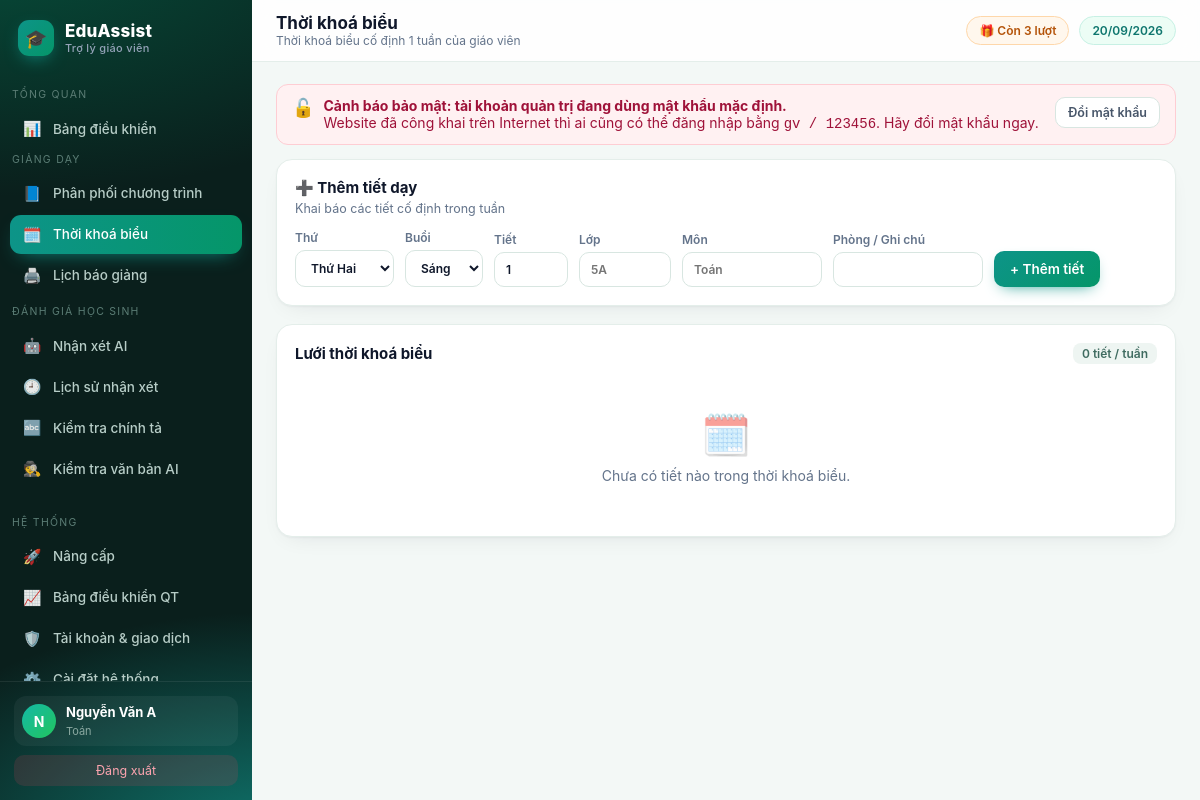
/tkb (signed in), run on the app's committed database.
### tables this page shows
CREATE TABLE teacher(
  id INTEGER PRIMARY KEY AUTOINCREMENT,
  username TEXT UNIQUE NOT NULL,
  password TEXT NOT NULL,
  fullname TEXT,
  school TEXT,
  subject TEXT,
  role TEXT DEFAULT 'teacher',
  email TEXT,
  phone TEXT,                      -- so dien thoai nhan tin nhan ma kich hoat
  google_sub TEXT,
  avatar TEXT,
  used INTEGER DEFAULT 0,          -- so luot da dung
  bought INTEGER DEFAULT 0,        -- so luot mua them (goi le 10k)
  expires TEXT,                    -- han su dung goi tra phi (ISO date)
  created TEXT
);

### app/core.py (the view, shortened to what this page needs)
@bp.route("/tkb", methods=["GET", "POST"])
@login_required
def tkb():
    db, uid = get_db(), session["uid"]
    rows = db.execute("SELECT * FROM tkb WHERE teacher_id=? ORDER BY thu, buoi DESC, tiet", (uid,)).fetchall()
    grid = {}
    for r in rows:
        grid.setdefault((r["buoi"], r["tiet"]), {})[r["thu"]] = r
    tiets = sorted({r["tiet"] for r in rows}) or [1, 2, 3, 4, 5]
    return render_template("tkb.html", rows=rows, grid=grid, tiets=tiets)

### app/auth.py (called while the page is built, shortened)
def _chuan_hoa_base(gia_tri):
    gia_tri = (gia_tri or '').strip().rstrip('/')
    if not gia_tri:
        return ''
    try:
        u = urlsplit(gia_tri)
        if u.scheme != 'https' or not u.hostname or u.username or u.password:
            return ''
        if u.query or u.fragment or u.path:
            return ''
        if '.' not in u.hostname:
            return ''
    except ValueError:
        return ''
    return 'https://' + ten

def base_tu_request():
    try:
        if request.scheme != 'https':
            return ''
        return _chuan_hoa_base('https://' + request.host)
    except Exception:
        return ''

def danh_sach_base():
    ra = []
    for phan in (CFG.get('PUBLIC_BASE_URL', '') or '').split(','):
        b = _chuan_hoa_base(phan)
        if b and b not in ra:
            ra.append(b)
    return ra

def google_base_url():
    ds = danh_sach_base()
    hien_tai = base_tu_request()
    if hien_tai and (hien_tai in ds or not ds):
        return hien_tai
    return ds[0] if ds else ''

def google_callback_url():
    base = google_base_url()
    return base + '/login/google/callback' if base else ''

def google_bat():
    return bool(CFG.get('GOOGLE_CLIENT_ID') and CFG.get('GOOGLE_CLIENT_SECRET') and google_callback_url())

def login_required(f):
    @wraps(f)
    def w(*a, **k):
        if not current_user():
            session.clear()
            return redirect(url_for('auth.login', next=request.path))
        return f(*a, **k)
    return w

def current_user():
    if session.get('uid'):
        return get_db().execute('SELECT * FROM teacher WHERE id=?', (session['uid'],)).fetchone()

### app/core.py (called while the page is built)
@bp.app_context_processor
def inject():
    u = current_user()
    return {"user": u, "THU_NAME": THU_NAME, "PROVIDERS": AI.PROVIDERS,
            "timedelta": datetime.timedelta,
            "now": datetime.date.today(), "BL": BL,
            "is_pro": BL.is_pro(u), "remaining": BL.remaining(u),
            "days_left": BL.days_left(u), "FREE_QUOTA": BL.FREE_QUOTA,
            "CFG": CFG, "google_enabled": google_bat(), "google_callback_url": google_callback_url(),
            "SITE_NAME": CFG.get("SITE_NAME", "EduAssist"),
            "SITE_TAGLINE": CFG.get("SITE_TAGLINE", "Trợ lý giáo viên"),
            "SITE_LOGO": CFG.get("SITE_LOGO", "🎓"),
            "so_viec_admin": _viec_admin(u),
            "canh_bao_mk": _mk_mac_dinh(u)}

### app/modules/config.py (called while the page is built, shortened)
def _lam_moi():
    if time.time() - _lan_nap < TTL:
        return

### app/templates/tkb.html (shortened to what this page needs)
{% extends 'base.html' %}
{% block head %}Thời khoá biểu{% endblock %}
{% block crumb %}Thời khoá biểu cố định 1 tuần của giáo viên{% endblock %}
{% block body %}
<div class="card">
 <h3>➕ Thêm tiết dạy</h3><p class="sub">Khai báo các tiết cố định trong tuần</p>
 <form method="post" class="row">
  <label class="f">Thứ<select name="thu">{% for i in range(2,9) %}<option value="{{i}}">{{THU_NAME[i]}}</option>{% endfor %}</select></label>
  <label class="f">Buổi<select name="buoi"><option>Sáng</option><option>Chiều</option></select></label>
  <label class="f">Tiết<input name="tiet" type="number" min="1" max="10" value="1" style="width:74px"></label>
  <label class="f">Lớp<input name="lop" required style="width:92px" placeholder="5A"></label>
  <label class="f">Môn<input name="mon" required style="width:140px" placeholder="Toán"></label>
  <label class="f">Phòng / Ghi chú<input name="phong" style="width:150px"></label>
  <button>+ Thêm tiết</button>
 </form>
</div>
<div class="card">
 <div class="chead"><h3>Lưới thời khoá biểu</h3><span class="chip">{{rows|length}} tiết / tuần</span></div>
 {% if rows %}
 <div class="tbl-wrap"><table>
  <thead><tr><th>Buổi</th><th>Tiết</th>{% for i in range(2,9) %}<th style="text-align:center">{{THU_NAME[i]}}</th>{% endfor %}</tr></thead>
  <tbody>
  {% for buoi in ['Sáng','Chiều'] %}{% for t in tiets %}{% set cells = grid.get((buoi,t)) %}{% if cells %}
   <tr><td><span class="chip" style="background:{{'#ecfdf5' if buoi=='Sáng' else '#fff7ed'}};
     color:{{'#0d9488' if buoi=='Sáng' else '#ea580c'}}">{{buoi}}</span></td>
   <td><b>{{t}}</b></td>
   {% for i in range(2,9) %}{% set c = cells.get(i) %}
   <td style="text-align:center;min-width:104px">{% if c %}
     <div style="background:linear-gradient(135deg,#ecfdf5,#f0fdfa);border:1px solid #c7f0e4;border-radius:10px;padding:7px 6px">
      <b style="color:#0f766e;font-size:13px">{{c['mon']}}</b>
      <div class="muted" style="font-size:11.5px">Lớp {{c['lop']}}{% if c['phong'] %}<br>{{c['phong']}}{% endif %}</div></div>
   {% else %}<span style="color:#e2e8f0">·</span>{% endif %}</td>{% endfor %}</tr>
  {% endif %}{% endfor %}{% endfor %}
  </tbody></table></div>
 {% else %}<div class="empty"><span class="e">🗓️</span>Chưa có tiết nào trong thời khoá biểu.</div>{% endif %}
</div>
{% endblock %}

### app/templates/base.html (shortened to what this page needs)
<!doctype html>
<html lang="vi"><head>
</head><body>
{% if user %}
<div class="shell">
<aside id="sb">
  <div class="brand"><span class="mk">{{SITE_LOGO}}</span><span>{{SITE_NAME}}<small>{{SITE_TAGLINE}}</small></span></div>
  {% set ep = request.endpoint %}
  <div class="navgrp">Tổng quan</div>
  <nav>
    <a href="{{url_for('core.dashboard')}}" class="{{'on' if ep=='core.dashboard'}}"><i>📊</i>Bảng điều khiển</a>
  </nav>
  <div class="navgrp">Giảng dạy</div>
  <nav>
    <a href="{{url_for('core.ppct')}}" class="{{'on' if ep=='core.ppct'}}"><i>📘</i>Phân phối chương trình</a>
    <a href="{{url_for('core.tkb')}}" class="{{'on' if ep=='core.tkb'}}"><i>🗓️</i>Thời khoá biểu</a>
    <a href="{{url_for('core.bao_giang')}}" class="{{'on' if ep=='core.bao_giang'}}"><i>🖨️</i>Lịch báo giảng</a>
  </nav>
  <div class="navgrp">Đánh giá học sinh</div>
  <nav>
    <a href="{{url_for('core.nhan_xet')}}" class="{{'on' if ep=='core.nhan_xet'}}"><i>🤖</i>Nhận xét AI</a>
    <a href="{{url_for('core.lich_su')}}" class="{{'on' if ep=='core.lich_su'}}"><i>🕘</i>Lịch sử nhận xét</a>
    <a href="{{url_for('core.chinh_ta')}}" class="{{'on' if ep=='core.chinh_ta'}}"><i>🔤</i>Kiểm tra chính tả</a>
    {% for m in (PLUGIN_MENUS or []) %}<a href="{{url_for(m.endpoint)}}" class="{{'on' if ep==m.endpoint}}"><i>{{m.icon}}</i>{{m.label}}</a>{% endfor %}
  </nav>
  <div class="navgrp">Hệ thống</div>
  <nav>
    <a href="{{url_for('core.nang_cap')}}" class="{{'on' if ep=='core.nang_cap'}}"><i>{{ '👑' if is_pro else '🚀' }}</i>{{ 'Gói của tôi' if is_pro else 'Nâng cấp' }}</a>
    {% if user['role']=='admin' %}
    <a href="{{url_for('core.qt_dashboard')}}" class="{{'on' if ep=='core.qt_dashboard'}}"><i>📈</i>Bảng điều khiển QT
      </a>
    <a href="{{url_for('core.quan_tri')}}" class="{{'on' if ep=='core.quan_tri'}}"><i>🛡️</i>Tài khoản &amp; giao dịch</a>
    <a href="{{url_for('core.qt_caidat')}}" class="{{'on' if ep=='core.qt_caidat'}}"><i>⚙️</i>Cài đặt hệ thống</a>
    {% endif %}
  </nav>
  <div class="side-foot">
    <div class="me">{% if user['avatar'] %}<img class="av" src="{{user['avatar']}}" alt="" style="object-fit:cover">
      {% else %}<div class="av">{{ (user['fullname'] or user['username'])[0]|upper }}</div>{% endif %}
      <div><b>{{user['fullname'] or user['username']}}</b><span>{{user['subject'] or 'Giáo viên'}}</span></div></div>
    <a class="logout" href="{{url_for('auth.logout')}}">Đăng xuất</a>
  </div>
</aside>
<main>
  <div class="topbar">
    <div><h1>{% block head %}Bảng điều khiển{% endblock %}</h1>
    <div class="crumb">{% block crumb %}{% endblock %}</div></div>
    <div class="sp">
      {% if is_pro %}
        <a href="{{url_for('core.nang_cap')}}" class="pill" style="background:linear-gradient(135deg,#0d9488,#059669);
          color:#fff;border:0">👑 Không giới hạn · còn {{days_left}} ngày</a>
      {% else %}
        <a href="{{url_for('core.nang_cap')}}" class="pill" style="background:{{'#fff1f2' if remaining==0 else '#fff7ed'}};
          color:{{'#be123c' if remaining==0 else '#b45309'}};border:1px solid {{'#fecdd3' if remaining==0 else '#fed7aa'}}">
          {{ '🔒 Hết lượt — Nâng cấp' if remaining==0 else '🎁 Còn ' ~ remaining ~ ' lượt' }}</a>
      {% endif %}
      <span class="pill">{{ now.strftime('%d/%m/%Y') }}</span></div>
  </div>
  <div class="wrap">
  {% if canh_bao_mk %}
  <div class="flash err" style="align-items:flex-start">
   <span style="font-size:18px">🔓</span>
   <div style="flex:1;font-weight:400"><b>Cảnh báo bảo mật: tài khoản quản trị đang dùng mật khẩu mặc định.</b><br>
    Website đã công khai trên Internet thì ai cũng có thể đăng nhập bằng <code>gv / 123456</code>.
    Hãy đổi mật khẩu ngay.</div>
   <a class="btn sec sm" href="{{url_for('core.cai_dat')}}#doimk">Đổi mật khẩu</a>
  </div>
  {% endif %}
  {% block body %}{% endblock %}
  </div>
</main>
</div>
{% else %}{% block body_anon %}{% endblock %}{% endif %}
</body></html>

### data on the page
teacher: fullname "N", fullname "Nguyễn Văn A", subject "Toán"

### other printed values
{{ SITE_LOGO }} "🎓"
{{ SITE_NAME }} "EduAssist"
{{ SITE_TAGLINE }} "Trợ lý giáo viên"
{{ m.icon }} "🕵️"
{{ m.label }} "Kiểm tra văn bản AI"
{{ '👑' if is_pro else '🚀' }} "🚀"
{{ 'Gói của tôi' if is_pro else 'Nâng cấp' }} "Nâng cấp"
{{ rows|length }} "0"
form field thu "Thứ Hai"
